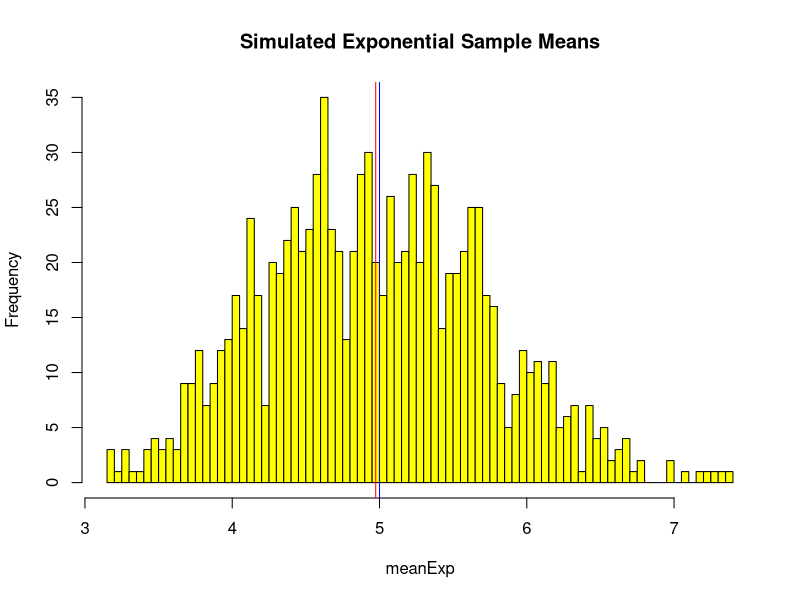

This figure's R source:
## ---- chunk 1
knitr::opts_chunk$set(echo = TRUE)
## ---- chunk 2
set.seed(1234)
## ---- chunk 3
lambda <- 0.2
n <- 40
sim <- 1000
## ---- chunk 4
simExp <- replicate(sim, rexp(n, lambda))
## ---- chunk 5
meanExp <- apply(simExp, 2, mean)
## ---- chunk 6
sampMean <- mean(meanExp)
sampMean
## ---- chunk 7
theoMean <- 1/lambda
theoMean
## ---- chunk 8
hist(meanExp, main = "Simulated Exponential Sample Means", col = "yellow", breaks = 100)
abline(v = sampMean, col = "red")
abline(v = theoMean, col = "blue")
